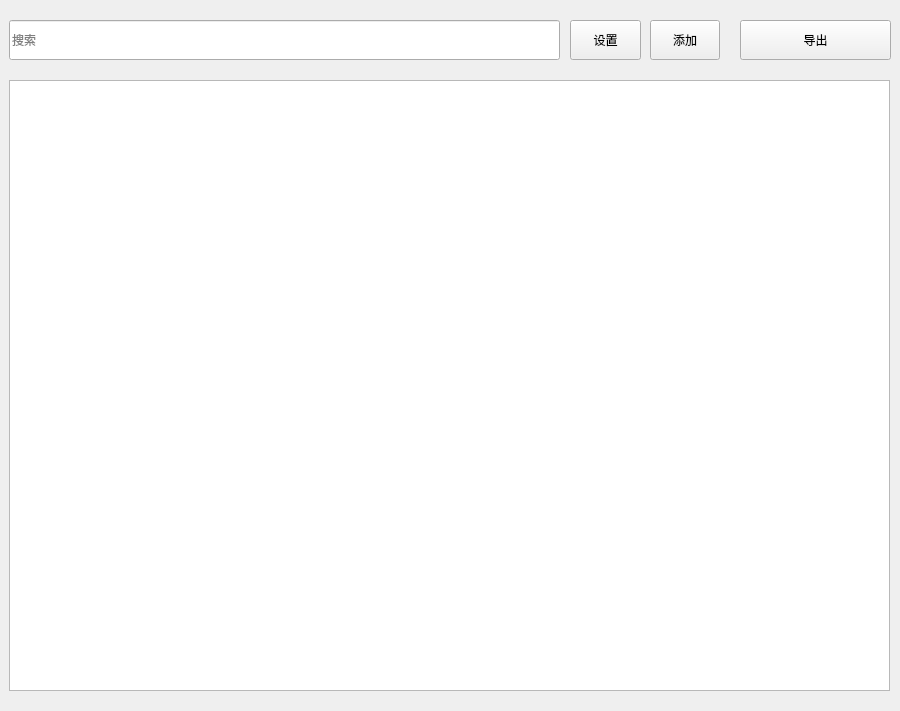
<?xml version="1.0" encoding="UTF-8"?>
<ui version="4.0">
 <class>MainForm</class>
 <widget class="QWidget" name="MainForm">
  <property name="windowTitle">
   <string>Form</string>
  </property>
  <widget class="QPushButton" name="settingButton">
   <property name="geometry">
    <rect>
     <x>570</x>
     <y>20</y>
     <width>71</width>
     <height>40</height>
    </rect>
   </property>
   <property name="text">
    <string>设置</string>
   </property>
  </widget>
  <widget class="QTableWidget" name="tableWidget">
   <property name="geometry">
    <rect>
     <x>9</x>
     <y>80</y>
     <width>881</width>
     <height>611</height>
    </rect>
   </property>
  </widget>
  <widget class="QLineEdit" name="serchLine">
   <property name="geometry">
    <rect>
     <x>9</x>
     <y>20</y>
     <width>551</width>
     <height>40</height>
    </rect>
   </property>
   <property name="inputMask">
    <string/>
   </property>
   <property name="text">
    <string/>
   </property>
   <property name="placeholderText">
    <string>搜索</string>
   </property>
  </widget>
  <widget class="QPushButton" name="exportButton">
   <property name="geometry">
    <rect>
     <x>740</x>
     <y>20</y>
     <width>151</width>
     <height>40</height>
    </rect>
   </property>
   <property name="text">
    <string>导出</string>
   </property>
  </widget>
  <widget class="QPushButton" name="addButton">
   <property name="geometry">
    <rect>
     <x>650</x>
     <y>20</y>
     <width>70</width>
     <height>40</height>
    </rect>
   </property>
   <property name="text">
    <string>添加</string>
   </property>
  </widget>
 </widget>
 <resources/>
 <connections/>
</ui>
